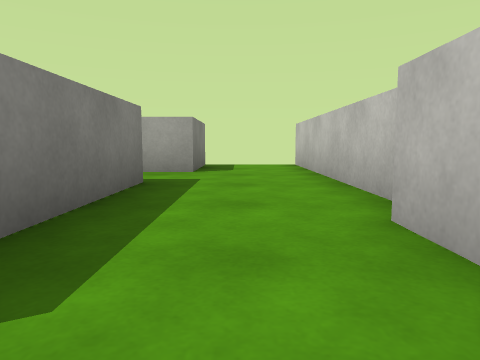
view 1 (above)

18 first-person views from a walk through a scene from a Unity 3-D project. The camera is 0.51 m above the floor, tilts 6° down and sees 70° across. The floor is counted in squares, 1 m on a side. Each view is taken from the middle of a square. On the plan, view 1 faces up. The plan holds only what a view shows up to about 9 squares ahead; the rest is blank. The player is left out. Surface patterns are stand-ins for the level's own textures.

view 2
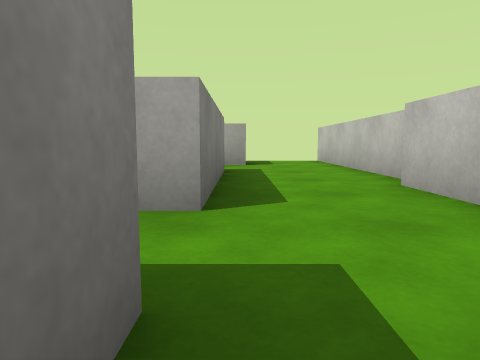

view 3
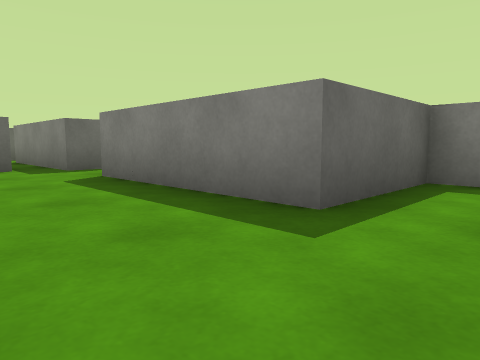

view 4
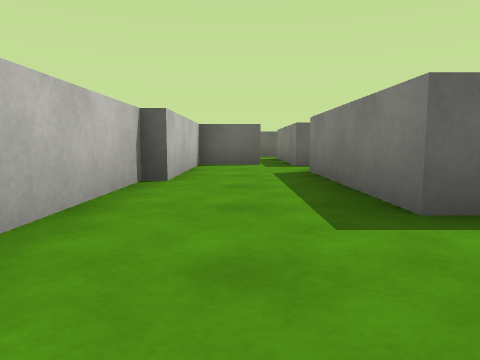

view 5
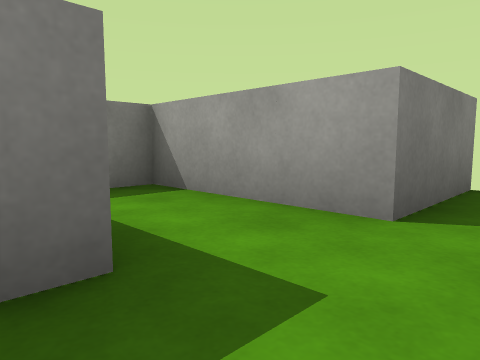

view 6
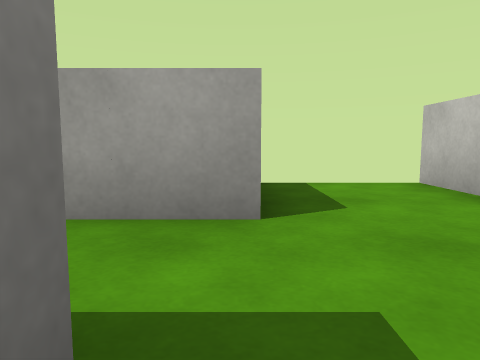

view 7
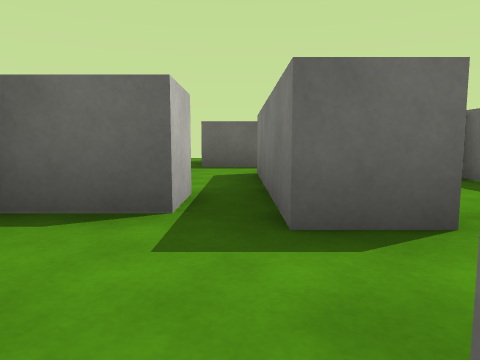

view 8
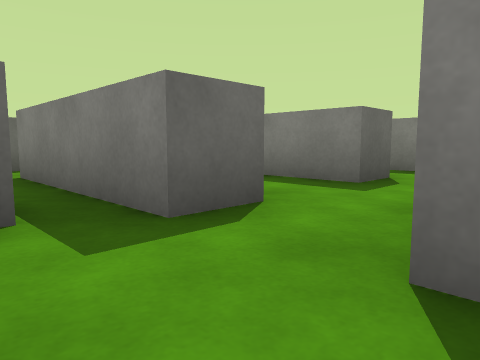

view 9
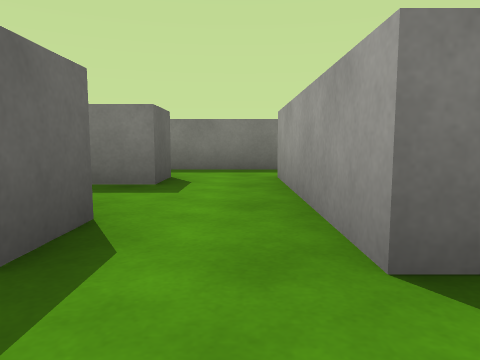

view 10
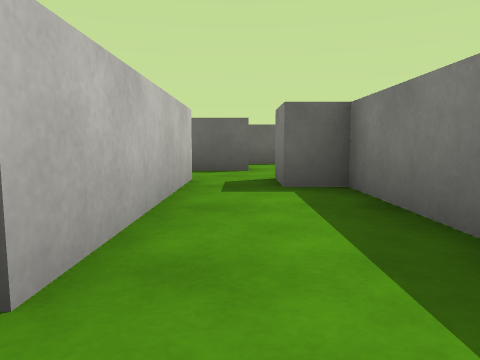

view 11
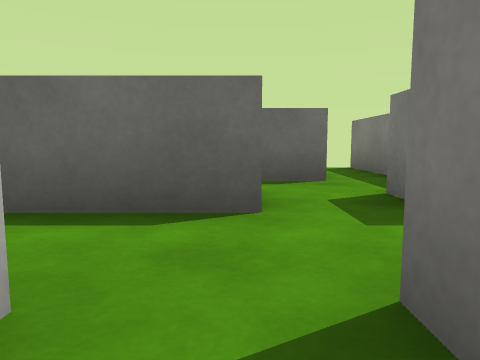

view 12
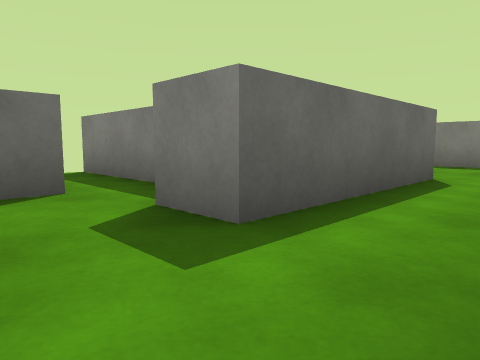

view 13
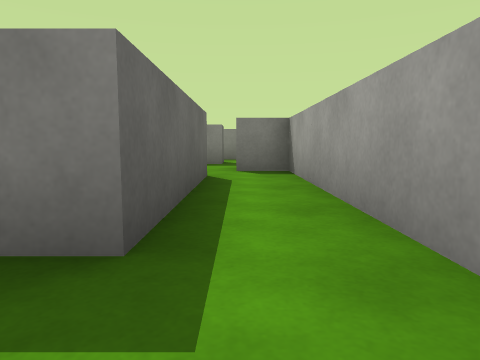

view 14
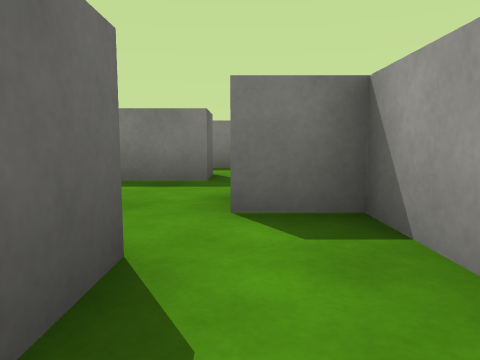

view 15
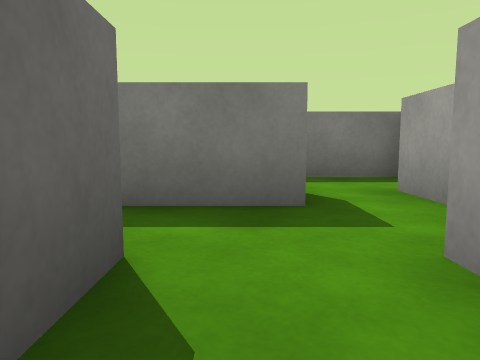

view 16
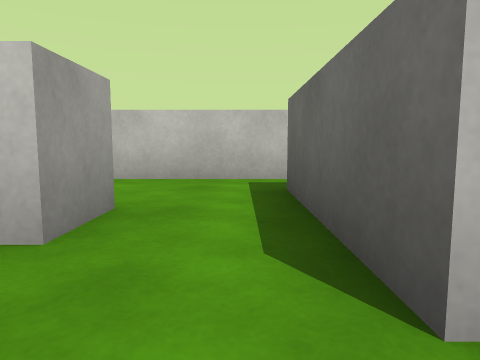

view 17
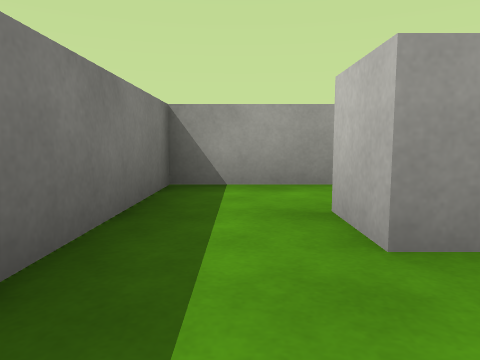

view 18
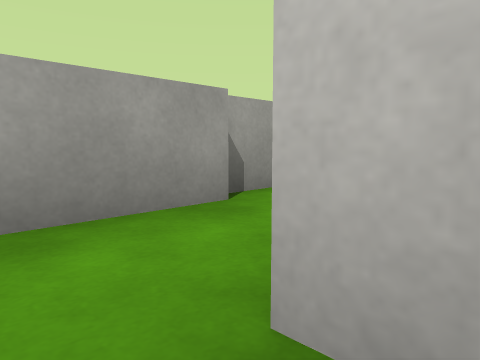

### Floor plan
Points are (right, up) in squares from view 1. A wall is a line through its corners. A room is listed if a view was taken in it or the views show most of it. See-through windows are left out.
Room 1 (views 1, 2, 3, 4, 5, 6, 7, 8, 9)
walls: (1.4, 2.2) (1.4, 8.5); (-0.9, 8.5) (-0.9, 6.3) (-3.9, 6.3) (-3.9, 4.6) (-1.3, 4.6) (-1.3, 0.6) (-2.5, 0.6); (-2.3, -1) (-1.3, -1) (-1.3, -2.4); (-0.5, -2.5) (-0.5, -1.5) (1, -1.5) (1, 2.2)
ways out: opening at (-2, 0) to room 2; opening at (-1, -2) to room 7
Room 2 (views 10, 11, 12)
walls: (-5.4, -1) (-4.3, -1) (-4.3, -4.1) (-3.5, -4.1) (-3.5, -5.1); (-2.5, 0.6) (-5.3, 0.6); (-2.3, -5.1) (-2.3, -1)
ways out: opening at (-2, 0) to room 1; opening at (-3, -5) to room 3; opening at (-5, -0.5) to room 5; opening at (-2, -5.5) to room 7
Room 3 (views 13, 14, 16)
walls: (-4.2, -5.1) (-9.5, -5.1) (-9.5, -6.1); (-8.6, -6.5) (-4.5, -6.5)
ways out: opening at (-3, -5) to room 2; opening at (-9, -6) to room 4; opening at (-4, -7)
Room 4 (view 15)
walls: (-11.8, -5.3) (-12.9, -5.3); (-10.6, -7.5) (-9.6, -7.5); (-12.8, -6.5) (-11.8, -6.5) (-11.8, -8)
ways out: opening at (-9, -6) to room 3; opening at (-12.5, -6); opening at (-11, -8)
Room 5 (view 17)
walls: (-6.9, 0.4) (-6.9, -1.8)
ways out: opening at (-5, -0.5) to room 2; opening at (-6, 1) to room 6
Room 6 (view 18)
walls: (-5.3, 0.6) (-5.3, 1.6); (-3.8, 3.3) (-6.9, 3.3) (-6.9, 0.4); (-2.9, 3.6) (-3.6, 3.6)
ways out: opening at (-6, 1) to room 5
Room 7 (no view inside)
walls: (-1.3, -2.4) (-1.3, -5.1) (-2.3, -5.1); (-3.2, -6.5) (-0.1, -6.5); (1, -6.8) (1, -4.1)
ways out: opening at (-1, -2) to room 1; opening at (-2, -5.5) to room 2

Positions as (right, up) in squares from view 1, and headings:
1: (0, 0), facing up
2: (-1, -2), facing up
3: (1, 6), facing down-left
4: (0, 7), facing down
5: (0, 4), facing up-left
6: (-1, 4), facing up
7: (-1, 1), facing down
8: (0, 1), facing down-left
9: (0, 0), facing left
10: (-3, 0), facing down
11: (-3, -4), facing down
12: (-3, -5), facing down-left
13: (-3, -6), facing left
14: (-7, -6), facing left
15: (-9, -7), facing left
16: (-4, -6), facing right
17: (-6, -1), facing up
18: (-6, 1), facing up-right
